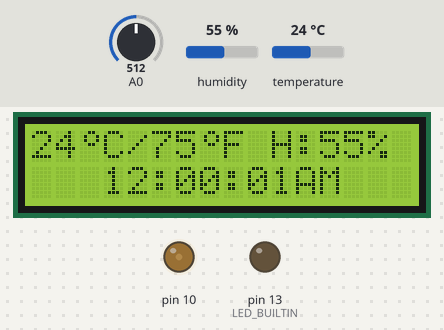
Simulated run of this sketch. Board: Arduino Uno, built with avr-gcc and run on an emulated ATmega328P. On the bench: 16×2 character LCD, output pins drawn as LEDs (lit = HIGH). The inputs (shaded band) are chosen by the test bench; at power-on: temperature 24 °C, A0 = 512, humidity 55 %.

Above: at 1.2 s.
1.3 s: temperature set to 11 °C
At 2.32 s:
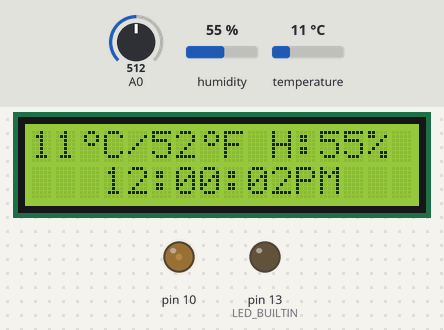
3.6 s: temperature set to 8 °C
At 4.36 s:
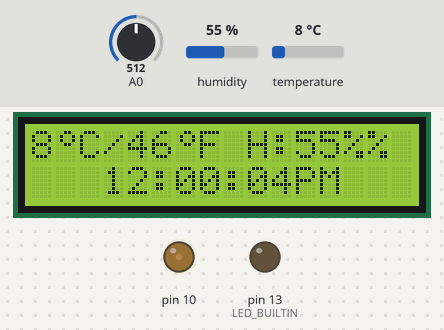
6.1 s: A0 set to 687
12.1 s: A0 set to 715
13.6 s: humidity set to 22 %
At 15.5 s:
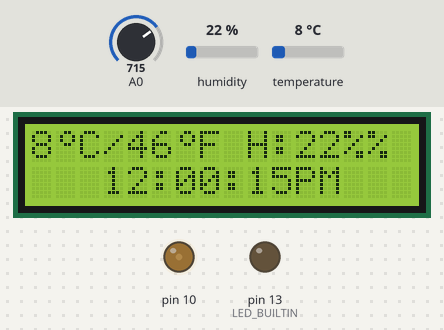
16.5 s: A0 set to 306
At 16.63 s:
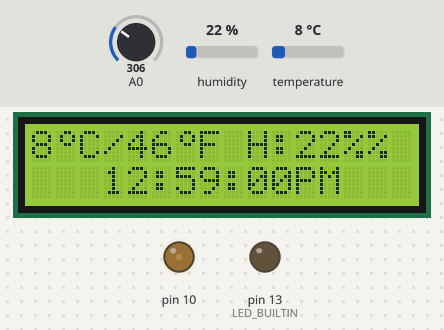

The sketch:

uno_clock.ino
```cpp
#include <LiquidCrystal.h>
#include <Adafruit_Sensor.h>
#include <DHT.h>
#include <DHT_U.h>

#define DHTPIN 15
#define DHTTYPE DHT11
#define btnRIGHT  0
#define btnUP     1
#define btnDOWN   2
#define btnLEFT   3
#define btnSELECT 4
#define btnNONE   5
int lcd_key     = 0;
int adc_key_in  = 0;
int runloop = 20;

LiquidCrystal lcd(8, 9, 4, 5, 6, 7);
byte degree[8] = {
  0b00110,
  0b01001,
  0b01001,
  0b00110,
  0b00000,
  0b00000,
  0b00000,
  0b00000
};

int read_LCD_buttons()
{
 adc_key_in = analogRead(0);      // read the value from the sensor
 // my buttons when read are centered at these valies: 0, 144, 329, 504, 741
 // we add approx 50 to those values and check to see if we are close
 if (adc_key_in > 1500) return btnNONE; // We make this the 1st option for speed reasons since it will be the most likely result
 if (adc_key_in < 50)   return btnRIGHT;
 if (adc_key_in < 195)  return btnUP;
 if (adc_key_in < 380)  return btnDOWN;
 if (adc_key_in < 500)  return btnLEFT;
 if (adc_key_in < 700)  return btnSELECT;
 return btnNONE;  // when all others fail, return this...
}

DHT_Unified dht(DHTPIN, DHTTYPE);
int h=0,m=0,s=0, ms=0;
// For accurate Time reading, use Arduino Real Time Clock and not just delay()
static uint32_t now = 0, next = 0; // RTC

void setup() {
  //if (!Serial) {delay(10);}
  //Serial.begin(9600);
  pinMode(LED_BUILTIN, OUTPUT);
  digitalWrite(LED_BUILTIN, LOW);
  dht.begin();
  lcd.begin(16, 2);
  lcd.createChar(0, degree);
  // pin 10 is backlight control, levels are 0 to 255 where 0 is off
  analogWrite(10,40);
  now=millis();
}

void loop() {
  if (runloop == 20) {
    runloop = 0;
    // Get temperature event and print its value.
    sensors_event_t event;
    dht.temperature().getEvent(&event);
    float fahrenheit = event.temperature * 9 / 5 + 32;

    if (isnan(event.temperature)) {
      //Serial.println(F("Error reading temperature!"));
    }
    else {
      lcd.setCursor(0, 0);
      lcd.print(round(event.temperature));
      lcd.write((byte)0);
      lcd.print(F("C/"));
      lcd.print(round(fahrenheit));
      lcd.write((byte)0);
      lcd.print(F("F"));
    }
    // Get humidity event and print its value.
    dht.humidity().getEvent(&event);
    if (isnan(event.relative_humidity)) {
      //Serial.println(F("Error reading humidity!"));
    }
    else {
  //    lcd.setCursor(0, 1);
      lcd.print(F(" H:"));
      lcd.print(round(event.relative_humidity));
      lcd.print(F("%"));
    }
  }
  runloop = runloop + 1;

  lcd_key = read_LCD_buttons();
  switch (lcd_key)               // depending on which button was pushed, we perform an action
  {
   case btnRIGHT:
   {
     if (runloop % 2 == 0) {h = h - 1;}
     if (h < 0) { h = h +24;}
     break;
   }
   case btnLEFT:
   {
     if (runloop % 2 == 0) {h = h + 1;}
     break;
   }
   case btnUP:
   {
     if (runloop % 2 == 0) {m = m + 1;
     s = 0;}
     break;
   }
   case btnDOWN:
   {
     if (runloop % 2 == 0) {m = m - 1;
     if (m < 0) { m = m + 60;}
     s = 0;}
     ms = 0;
     break;
   }
   case btnSELECT:
   {
     if (runloop % 2 == 0) {h = h + 12;}
     break;
   }
   case btnNONE:
   {
     break;
   }
 }

  next = millis();
  ms = next - now + ms;
  now = next;

  s = s + ms / 1000;
  ms = ms % 1000;
  if (s > 59) {
    s = s - 60;
    m = m + 1;
  }
  if (m > 59) {
    m = m - 60;
    h = h + 1;
  }
  if (h > 23) {
    h = h - 24;
  }
  bool pm = false;
  lcd.setCursor(3, 1);
  if (h == 0) {
    lcd.print(12);
  } else if (h < 12) {
    if (h < 10) {lcd.print(0);}
    lcd.print(h);
  } else if ( h > 12) {
    if (h < 22) {lcd.print(0);}
    lcd.print(h-12);
    pm = true;
  } else if ( h == 12) {
    lcd.print(h);
    pm = true;
  }
  lcd.print(F(":"));
  if (m < 10) {lcd.print(0);}
  lcd.print(m);
  lcd.print(F(":"));
  if (s < 10) {lcd.print(0);}
  lcd.print(s);
  if (pm == true) { lcd.print(F("PM")); }
  else { lcd.print(F("AM")); }
//  lcd.print(F("."));
//  lcd.print(ms);
  // Delay between measurements.
  delay(100);
}
```

Measured:
- the behaviour switches between 10 and 9 °C on temperature (found by bisection; images 1 and 2)
- after the input at 3.6 s, the display: first differs from a run without the input after 0.56 s (image 2 shows a later state)
- what the display in image 3 shows lasts 1.0 s, from 15.1 s to 16.1 s
